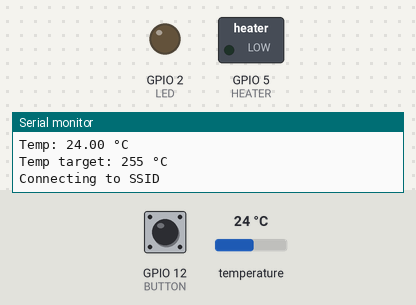
Recording of a sketch running on a simulated ESP32. Parts: switched loads named in the sketch (green lamp = pin HIGH), output pins drawn as LEDs (lit = HIGH), the last lines printed to the serial monitor. The inputs (shaded band) are chosen by the test bench; at power-on: temperature 24 °C, GPIO 12 (BUTTON) HIGH. WiFi joins after 1.5 s; servers stay silent unless stated; EEPROM starts erased.

Above: at 1.7 s.
3.2 s: temperature set to 25.4 °C
7.5 s: temperature set to 26.7 °C
At 9.5 s:
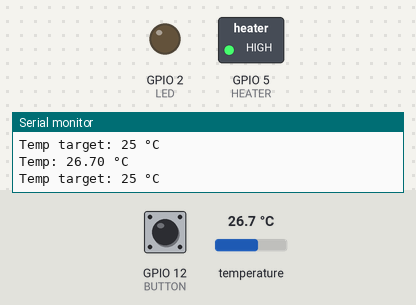
13.6 s: temperature set to 25.8 °C
16.5 s: temperature set to 24.4 °C
At 21.05 s:
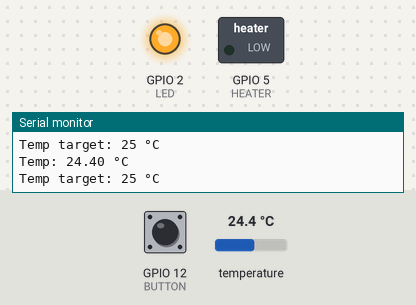
22.6 s: temperature set to 28 °C
At 27.05 s:
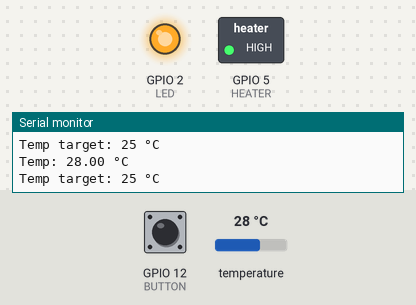
Timing chart, 0 to 30.8 s (numbered marks = the images above; inputs shaded):
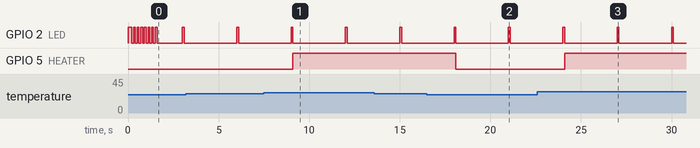

The sketch:

client.ino
```cpp
#include <WiFi.h>
#include <HTTPClient.h>
#include <Adafruit_BMP280.h>
#include <Wire.h>
#include <EEPROM.h>

#define HEATER 5
#define LED 2
#define BUTTON 12
#define ADDR 0
#define TEMP_CHECK_INTERVAL 3000
#define TEMP_SEND_INTERVAL 300000


const char* SSID = "SSID";
const char* PASSWORD = "PASSWORD";
const char* URL = "http://YOUR_IP/temp/";

float temp;
uint8_t temp_target;
uint32_t temp_check_timer = 0;
uint32_t temp_send_timer = 0;

Adafruit_BMP280 bmp;
HTTPClient http;


void setup() {
  pinMode(HEATER, OUTPUT);
  pinMode(LED, OUTPUT);
  pinMode(BUTTON, INPUT_PULLUP);

  Serial.begin(115200);
  EEPROM.begin(ADDR + 1);
  temp_target = EEPROM.read(ADDR);

  if (!bmp.begin(0x76)) {
    Serial.println("Couldn't find a valid BMP280 sensor, check wiring!");
    while (true);
  }
  bmp.setSampling(Adafruit_BMP280::MODE_NORMAL,Adafruit_BMP280::SAMPLING_X2,Adafruit_BMP280::SAMPLING_X16,Adafruit_BMP280::FILTER_X16,Adafruit_BMP280::STANDBY_MS_500);

  temp_update();
  network_update();
}

void loop() {
  if (millis() < temp_send_timer || millis() < temp_check_timer) {
    temp_send_timer = millis();
    temp_check_timer = millis();
  }

  if (millis() - temp_send_timer >= TEMP_SEND_INTERVAL || digitalRead(BUTTON) == LOW) {
    temp_send_timer += TEMP_SEND_INTERVAL;
    delay(50);
    while(digitalRead(BUTTON) == LOW) {
      digitalWrite(LED, HIGH);
    }
    digitalWrite(LED, LOW);
    network_update();
  }

  if (millis() - temp_check_timer >= TEMP_CHECK_INTERVAL) {
    temp_check_timer += TEMP_CHECK_INTERVAL;
    temp_update();
  }
}


void temp_update() {
  digitalWrite(LED, HIGH);
  delay(100);
  digitalWrite(LED, LOW);

  temp = bmp.readTemperature();

  Serial.print("\nTemp: ");
  Serial.print(temp);
  Serial.println(" °C");
  Serial.print("Temp target: ");
  Serial.print(temp_target);
  Serial.println(" °C\n");

  if (temp_target > 25) {
    temp_target = 25;
  }
  if (temp < temp_target) {
    digitalWrite(HEATER, LOW); // ON
  }
  else if (temp > temp_target + 1) {
    digitalWrite(HEATER, HIGH); // OFF
  }
}


void network_update() {
  if(connect()) {
    http.begin(URL + String(temp));
    int response_code = http.GET();
    Serial.print("HTTP Response code: ");
    Serial.println(response_code);

    if (response_code > 0) {
      String data = http.getString();
      temp_target = data.toInt();
      if (EEPROM.read(ADDR) != temp_target) {
        EEPROM.write(ADDR, temp_target);
        EEPROM.commit();
      }
    }
    else {
      Serial.println("Connection couldn't be established");
    }
    http.end();
  }
}


bool connect() {
  if (WiFi.status() == WL_CONNECTED) {
    return true;
  }
  Serial.print("\nConnecting to ");
  Serial.println(SSID);
  WiFi.begin(SSID, PASSWORD);
  uint8_t counter = 0;
  while (WiFi.status() != WL_CONNECTED && counter < 50) {
    digitalWrite(LED, HIGH);
    delay(100);
    digitalWrite(LED, LOW);
    delay(100);
    counter++;
  }
  if (WiFi.status() == WL_CONNECTED) {
    Serial.println("Connected!");
    Serial.print("IP address: ");
    Serial.println(WiFi.localIP());
    Serial.println("\n");
    return true;
  }
  else {
    Serial.println("Failed to connect!");
    return false;
  }
}
```

Measured:
- the behaviour switches between 26 and 26.1 °C on temperature (found by bisection; images 0 and 1)
- the behaviour switches between 25 and 24.9 °C on temperature (found by bisection; images 1 and 2)
- after the input at 7.5 s, GPIO 5 (HEATER): LOW → HIGH after 1.6 s
- after the input at 16.5 s, GPIO 5 (HEATER): HIGH → LOW after 1.6 s
- after the input at 22.6 s, GPIO 5 (HEATER): LOW → HIGH after 1.5 s
- by itself, GPIO 2 (LED): alternates HIGH for 0.10 s and LOW for 2.9 s
